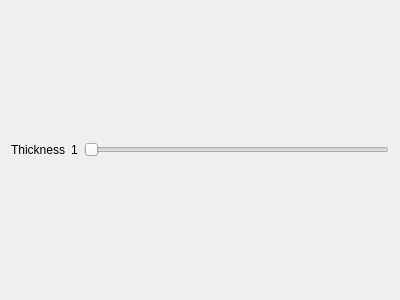
<?xml version="1.0" encoding="UTF-8"?>
<ui version="4.0">
 <class>Form</class>
 <widget class="QWidget" name="Form">
  <property name="geometry">
   <rect>
    <x>0</x>
    <y>0</y>
    <width>400</width>
    <height>300</height>
   </rect>
  </property>
  <property name="windowTitle">
   <string>Form</string>
  </property>
  <layout class="QHBoxLayout" name="horizontalLayout">
   <item>
    <widget class="QLabel" name="label">
     <property name="text">
      <string>Thickness</string>
     </property>
    </widget>
   </item>
   <item>
    <widget class="QLabel" name="label_2">
     <property name="text">
      <string>1</string>
     </property>
    </widget>
   </item>
   <item>
    <widget class="QSlider" name="slider_thickness">
     <property name="minimum">
      <number>1</number>
     </property>
     <property name="maximum">
      <number>30</number>
     </property>
     <property name="orientation">
      <enum>Qt::Horizontal</enum>
     </property>
    </widget>
   </item>
  </layout>
 </widget>
 <resources/>
 <connections>
  <connection>
   <sender>slider_thickness</sender>
   <signal>sliderMoved(int)</signal>
   <receiver>label_2</receiver>
   <slot>setNum(int)</slot>
   <hints>
    <hint type="sourcelabel">
     <x>127</x>
     <y>147</y>
    </hint>
    <hint type="destinationlabel">
     <x>70</x>
     <y>147</y>
    </hint>
   </hints>
  </connection>
 </connections>
</ui>
